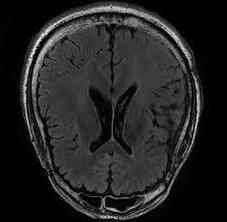
#> input picture datasets/no/no1007.jpg, 227 x 222 px; its folder holds 4 pictures in this run
$ python main.py
#> lines starting #> are read from the running program, lines starting #| are printed output that depends on the picture
import cv2
import os
from PIL import Image
import numpy as np
from sklearn.model_selection import train_test_split

dataset=[]
label=[]

image_dir = 'datasets/'

no_tumor= os.listdir(image_dir+'no/')
yes_tumor= os.listdir(image_dir+'yes/')

#print(no_tumor)

#path='no0.jpg'
#print(path.split('.')[1])

for i , image_name in enumerate(no_tumor):
    if(image_name.split('.')[1]=='jpg'):
        image=cv2.imread(image_dir+'no/'+image_name)
#> image is the input picture: shape (222, 227, 3); min 0, max 255, mean 35.6
        image=Image.fromarray(image,'RGB')
        image=image.resize((64,64))
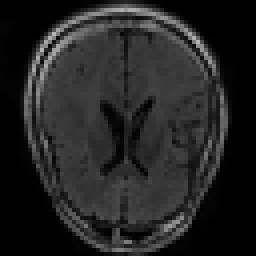
#> image: PIL image 64x64 RGB (shown 4 times larger); min 0, max 181, mean 35.7
        dataset.append(np.array(image))
        label.append(0)
#> pass 2 of the loop `for i , image_name in enumerate(no_tumor):`:
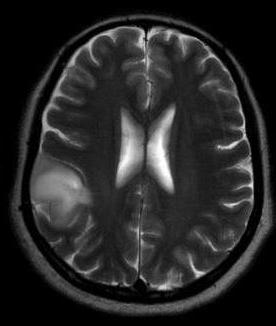
#> input picture datasets/no/no1053.jpg, 276 x 326 px
#> image is the input picture: shape (326, 276, 3); min 0, max 255, mean 39.7
#> `image=image.resize((64,64))`:
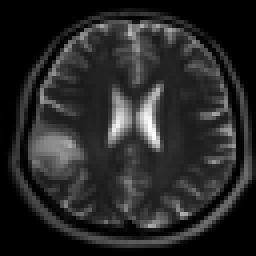
#> image: PIL image 64x64 RGB (shown 4 times larger); min 0, max 254, mean 39.7
#> pass 3 of the loop `for i , image_name in enumerate(no_tumor):`:
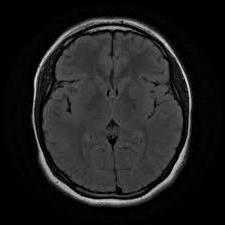
#> input picture datasets/no/no1059.jpg, 225 x 225 px
#> image is the input picture: shape (225, 225, 3); min 0, max 234, mean 30.6
#> `image=image.resize((64,64))`:
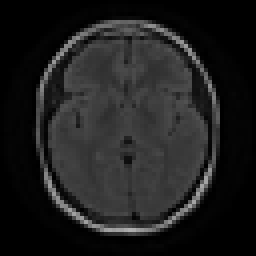
#> image: PIL image 64x64 RGB (shown 4 times larger); min 0, max 176, mean 30.7
#> the loop made 4 passes; the first 3 are shown

for i , image_name in enumerate(yes_tumor):
    if(image_name.split('.')[1]=='jpg'):
        image=cv2.imread(image_dir+'yes/'+image_name)
        image=Image.fromarray(image,'RGB')
        image=image.resize((64,64))
        dataset.append(np.array(image))
        label.append(1)


dataset=np.array(dataset)
label=np.array(label)

x_train,x_test,y_train,y_test=train_test_split(dataset,label,test_size=0.2,random_state=0)

print(x_train.shape)
#| (4, 64, 64, 3)
